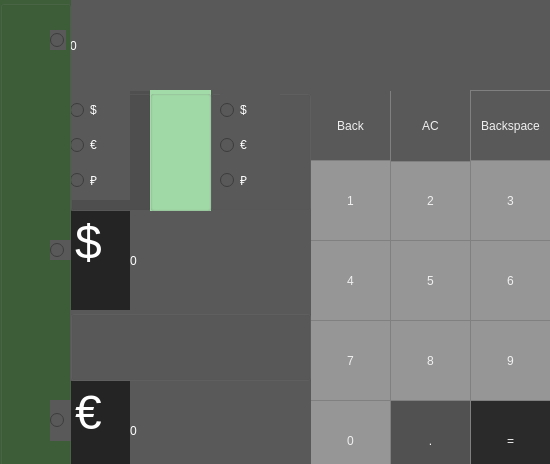
<?xml version="1.0" encoding="UTF-8"?>
<ui version="4.0">
 <class>MainWindow</class>
 <widget class="QMainWindow" name="MainWindow">
  <property name="geometry">
   <rect>
    <x>0</x>
    <y>0</y>
    <width>550</width>
    <height>464</height>
   </rect>
  </property>
  <property name="windowTitle">
   <string>MainWindow</string>
  </property>
  <widget class="QWidget" name="centralwidget">
   <property name="styleSheet">
    <string notr="true">QWidget{
background-color:rgb(89,89,89);
color :rgb(255,255,255)
}
</string>
   </property>
   <widget class="QPushButton" name="pushButton1">
    <property name="geometry">
     <rect>
      <x>310</x>
      <y>160</y>
      <width>81</width>
      <height>81</height>
     </rect>
    </property>
    <property name="styleSheet">
     <string notr="true">QPushButton {
  background-color: rgb(150, 150, 150);
color :rgb(240,240,240);
font: 16pt &quot;MS Shell Dlg 2&quot;;
  border: 1px solid gray;
}
QPushButton:pressed {
    background-color: qlineargradient(x1: 0, y1: 0, x2: 0, y2: 1,
                                      stop: 0 #BEBEBE, stop: 1 #D7D7D7);
}</string>
    </property>
    <property name="text">
     <string>1</string>
    </property>
   </widget>
   <widget class="QPushButton" name="pushButton_2">
    <property name="geometry">
     <rect>
      <x>390</x>
      <y>160</y>
      <width>81</width>
      <height>81</height>
     </rect>
    </property>
    <property name="styleSheet">
     <string notr="true">QPushButton {
  background-color: rgb(150, 150, 150);
color :rgb(240,240,240);
font: 16pt &quot;MS Shell Dlg 2&quot;;
  border: 1px solid gray;
}
QPushButton:pressed {
    background-color: qlineargradient(x1: 0, y1: 0, x2: 0, y2: 1,
                                      stop: 0 #BEBEBE, stop: 1 #D7D7D7);
}</string>
    </property>
    <property name="text">
     <string>2</string>
    </property>
   </widget>
   <widget class="QPushButton" name="pushButton_3">
    <property name="geometry">
     <rect>
      <x>470</x>
      <y>160</y>
      <width>81</width>
      <height>81</height>
     </rect>
    </property>
    <property name="styleSheet">
     <string notr="true">QPushButton {
  background-color: rgb(150,150,150);
color :rgb(240,240,240);
font: 16pt &quot;MS Shell Dlg 2&quot;;
  border: 1px solid gray;
}
QPushButton:pressed {
    background-color: qlineargradient(x1: 0, y1: 0, x2: 0, y2: 1,
                                      stop: 0 #BEBEBE, stop: 1 #D7D7D7);
}</string>
    </property>
    <property name="text">
     <string>3</string>
    </property>
   </widget>
   <widget class="QPushButton" name="pushButton_4">
    <property name="geometry">
     <rect>
      <x>310</x>
      <y>240</y>
      <width>81</width>
      <height>81</height>
     </rect>
    </property>
    <property name="styleSheet">
     <string notr="true">QPushButton {
  background-color: rgb(150,150,150);
color :rgb(240,240,240);
font: 16pt &quot;MS Shell Dlg 2&quot;;
  border: 1px solid gray;
}
QPushButton:pressed {
    background-color: qlineargradient(x1: 0, y1: 0, x2: 0, y2: 1,
                                      stop: 0 #BEBEBE, stop: 1 #D7D7D7);
}</string>
    </property>
    <property name="text">
     <string>4</string>
    </property>
   </widget>
   <widget class="QPushButton" name="pushButton_5">
    <property name="geometry">
     <rect>
      <x>390</x>
      <y>240</y>
      <width>81</width>
      <height>81</height>
     </rect>
    </property>
    <property name="styleSheet">
     <string notr="true">QPushButton {
  background-color: rgb(150,150,150);
color :rgb(240,240,240);
font: 16pt &quot;MS Shell Dlg 2&quot;;
  border: 1px solid gray;
}
QPushButton:pressed {
    background-color: qlineargradient(x1: 0, y1: 0, x2: 0, y2: 1,
                                      stop: 0 #BEBEBE, stop: 1 #D7D7D7);
}</string>
    </property>
    <property name="text">
     <string>5</string>
    </property>
   </widget>
   <widget class="QPushButton" name="pushButton_6">
    <property name="geometry">
     <rect>
      <x>470</x>
      <y>240</y>
      <width>81</width>
      <height>81</height>
     </rect>
    </property>
    <property name="styleSheet">
     <string notr="true">QPushButton {
  background-color: rgb(150,150,150);
color :rgb(240,240,240);
font: 16pt &quot;MS Shell Dlg 2&quot;;
  border: 1px solid gray;
}
QPushButton:pressed {
    background-color: qlineargradient(x1: 0, y1: 0, x2: 0, y2: 1,
                                      stop: 0 #BEBEBE, stop: 1 #D7D7D7);
}</string>
    </property>
    <property name="text">
     <string>6</string>
    </property>
   </widget>
   <widget class="QPushButton" name="pushButton_7">
    <property name="geometry">
     <rect>
      <x>310</x>
      <y>320</y>
      <width>81</width>
      <height>81</height>
     </rect>
    </property>
    <property name="styleSheet">
     <string notr="true">QPushButton {
  background-color: rgb(150,150,150);
color :rgb(240,240,240);
font: 16pt &quot;MS Shell Dlg 2&quot;;
  border: 1px solid gray;
}
QPushButton:pressed {
    background-color: qlineargradient(x1: 0, y1: 0, x2: 0, y2: 1,
                                      stop: 0 #BEBEBE, stop: 1 #D7D7D7);
}</string>
    </property>
    <property name="text">
     <string>7</string>
    </property>
   </widget>
   <widget class="QPushButton" name="pushButton_8">
    <property name="geometry">
     <rect>
      <x>390</x>
      <y>320</y>
      <width>81</width>
      <height>81</height>
     </rect>
    </property>
    <property name="styleSheet">
     <string notr="true">QPushButton {
  background-color: rgb(150,150,150);
color :rgb(240,240,240);
font: 16pt &quot;MS Shell Dlg 2&quot;;
  border: 1px solid gray;
}
QPushButton:pressed {
    background-color: qlineargradient(x1: 0, y1: 0, x2: 0, y2: 1,
                                      stop: 0 #BEBEBE, stop: 1 #D7D7D7);
}</string>
    </property>
    <property name="text">
     <string>8</string>
    </property>
   </widget>
   <widget class="QPushButton" name="pushButton_9">
    <property name="geometry">
     <rect>
      <x>470</x>
      <y>320</y>
      <width>81</width>
      <height>81</height>
     </rect>
    </property>
    <property name="styleSheet">
     <string notr="true">QPushButton {
  background-color: rgb(150,150,150);
color :rgb(240,240,240);
font: 16pt &quot;MS Shell Dlg 2&quot;;
  border: 1px solid gray;
}
QPushButton:pressed {
    background-color: qlineargradient(x1: 0, y1: 0, x2: 0, y2: 1,
                                      stop: 0 #BEBEBE, stop: 1 #D7D7D7);
}</string>
    </property>
    <property name="text">
     <string>9</string>
    </property>
   </widget>
   <widget class="QPushButton" name="pushButton_0">
    <property name="geometry">
     <rect>
      <x>310</x>
      <y>400</y>
      <width>81</width>
      <height>81</height>
     </rect>
    </property>
    <property name="styleSheet">
     <string notr="true">QPushButton {
  background-color: rgb(150, 150, 150);
color :rgb(240,240,240);
font: 16pt &quot;MS Shell Dlg 2&quot;;
  border: 1px solid gray;
}
QPushButton:pressed {
    background-color: qlineargradient(x1: 0, y1: 0, x2: 0, y2: 1,
                                      stop: 0 #BEBEBE, stop: 1 #D7D7D7);
}</string>
    </property>
    <property name="text">
     <string>0</string>
    </property>
   </widget>
   <widget class="QPushButton" name="pushButton_Tochka">
    <property name="geometry">
     <rect>
      <x>390</x>
      <y>400</y>
      <width>81</width>
      <height>81</height>
     </rect>
    </property>
    <property name="styleSheet">
     <string notr="true">QPushButton {
  background-color: rgb(81,81,81);
color :rgb(255,255,255);
font: 16pt &quot;MS Shell Dlg 2&quot;;
  border: 1px solid gray;
}
QPushButton:pressed {
    background-color: qlineargradient(x1: 0, y1: 0, x2: 0, y2: 1,
                                      stop: 0 #BEBEBE, stop: 1 #D7D7D7);
}</string>
    </property>
    <property name="text">
     <string>.</string>
    </property>
   </widget>
   <widget class="QPushButton" name="pushButton_ravno">
    <property name="geometry">
     <rect>
      <x>470</x>
      <y>400</y>
      <width>81</width>
      <height>81</height>
     </rect>
    </property>
    <property name="styleSheet">
     <string notr="true">QPushButton {
  background-color: rgb(42,42,42);
color :rgb(240,240,240);
font: 16pt &quot;MS Shell Dlg 2&quot;;
  border: 1px solid gray;
}
QPushButton:pressed {
    background-color: qlineargradient(x1: 0, y1: 0, x2: 0, y2: 1,
                                      stop: 0 #BEBEBE, stop: 1 #D7D7D7);
}</string>
    </property>
    <property name="text">
     <string>=</string>
    </property>
   </widget>
   <widget class="QPushButton" name="pushButton_back">
    <property name="geometry">
     <rect>
      <x>310</x>
      <y>90</y>
      <width>81</width>
      <height>71</height>
     </rect>
    </property>
    <property name="styleSheet">
     <string notr="true">QPushButton {
  background-color: rgb(144,144,144
);
color :rgb(240,240,240);
font: 10pt &quot;MS Shell Dlg 2&quot;;
  border: 1px solid gray;
}
QPushButton:pressed {
    background-color: qlineargradient(x1: 0, y1: 0, x2: 0, y2: 1,
                                      stop: 0 #BEBEBE, stop: 1 #D7D7D7);
}</string>
    </property>
    <property name="text">
     <string>Back</string>
    </property>
   </widget>
   <widget class="QPushButton" name="pushButton_secret">
    <property name="geometry">
     <rect>
      <x>550</x>
      <y>0</y>
      <width>121</width>
      <height>91</height>
     </rect>
    </property>
    <property name="styleSheet">
     <string notr="true">QPushButton {
  background-color: rgb(42,42,42);

}</string>
    </property>
    <property name="text">
     <string>secret (1985-2010)</string>
    </property>
   </widget>
   <widget class="QTextEdit" name="textEdit">
    <property name="geometry">
     <rect>
      <x>70</x>
      <y>210</y>
      <width>61</width>
      <height>101</height>
     </rect>
    </property>
    <property name="styleSheet">
     <string notr="true">QTextEdit{
	font: 20pt &quot;MS Shell Dlg 2&quot;;
 background-color: rgb(36,36,36);

}</string>
    </property>
    <property name="readOnly">
     <bool>true</bool>
    </property>
    <property name="html">
     <string>&lt;!DOCTYPE HTML PUBLIC &quot;-//W3C//DTD HTML 4.0//EN&quot; &quot;http://www.w3.org/TR/REC-html40/strict.dtd&quot;&gt;
&lt;html&gt;&lt;head&gt;&lt;meta name=&quot;qrichtext&quot; content=&quot;1&quot; /&gt;&lt;style type=&quot;text/css&quot;&gt;
p, li { white-space: pre-wrap; }
&lt;/style&gt;&lt;/head&gt;&lt;body style=&quot; font-family:'MS Shell Dlg 2'; font-size:20pt; font-weight:400; font-style:normal;&quot;&gt;
&lt;p style=&quot; margin-top:0px; margin-bottom:0px; margin-left:0px; margin-right:0px; -qt-block-indent:0; text-indent:0px;&quot;&gt;&lt;span style=&quot; font-size:36pt;&quot;&gt;$&lt;/span&gt;&lt;/p&gt;&lt;/body&gt;&lt;/html&gt;</string>
    </property>
   </widget>
   <widget class="QTextEdit" name="textEdit_2">
    <property name="geometry">
     <rect>
      <x>70</x>
      <y>380</y>
      <width>61</width>
      <height>101</height>
     </rect>
    </property>
    <property name="styleSheet">
     <string notr="true">QTextEdit {color :rgb(255,255,255);
 background-color: rgb(36,36,36);
}</string>
    </property>
    <property name="readOnly">
     <bool>true</bool>
    </property>
    <property name="html">
     <string>&lt;!DOCTYPE HTML PUBLIC &quot;-//W3C//DTD HTML 4.0//EN&quot; &quot;http://www.w3.org/TR/REC-html40/strict.dtd&quot;&gt;
&lt;html&gt;&lt;head&gt;&lt;meta name=&quot;qrichtext&quot; content=&quot;1&quot; /&gt;&lt;style type=&quot;text/css&quot;&gt;
p, li { white-space: pre-wrap; }
&lt;/style&gt;&lt;/head&gt;&lt;body style=&quot; font-family:'MS Shell Dlg 2'; font-size:7.8pt; font-weight:400; font-style:normal;&quot;&gt;
&lt;p style=&quot; margin-top:0px; margin-bottom:0px; margin-left:0px; margin-right:0px; -qt-block-indent:0; text-indent:0px;&quot;&gt;&lt;span style=&quot; font-size:36pt;&quot;&gt;€&lt;/span&gt;&lt;/p&gt;&lt;/body&gt;&lt;/html&gt;</string>
    </property>
   </widget>
   <widget class="QGroupBox" name="groupBoxViv">
    <property name="geometry">
     <rect>
      <x>210</x>
      <y>90</y>
      <width>101</width>
      <height>121</height>
     </rect>
    </property>
    <property name="title">
     <string/>
    </property>
    <widget class="QRadioButton" name="radioButton_Rub">
     <property name="geometry">
      <rect>
       <x>10</x>
       <y>70</y>
       <width>60</width>
       <height>40</height>
      </rect>
     </property>
     <property name="styleSheet">
      <string notr="true">QRadioButton{
 background-color: rgb(79;79;79);
font: 16pt &quot;MS Shell Dlg 2&quot;;
}</string>
     </property>
     <property name="text">
      <string>₽</string>
     </property>
    </widget>
    <widget class="QRadioButton" name="radioButtonDollar">
     <property name="geometry">
      <rect>
       <x>10</x>
       <y>0</y>
       <width>60</width>
       <height>40</height>
      </rect>
     </property>
     <property name="styleSheet">
      <string notr="true">QRadioButton{
font: 16pt &quot;MS Shell Dlg 2&quot;;
 background-color: rgb(79;79;79);
}</string>
     </property>
     <property name="text">
      <string>$</string>
     </property>
    </widget>
    <widget class="QRadioButton" name="radioButton_Evro">
     <property name="geometry">
      <rect>
       <x>10</x>
       <y>35</y>
       <width>60</width>
       <height>40</height>
      </rect>
     </property>
     <property name="styleSheet">
      <string notr="true">QRadioButton{
 background-color: rgb(79;79;79);
font: 16pt &quot;MS Shell Dlg 2&quot;;
}</string>
     </property>
     <property name="text">
      <string>€</string>
     </property>
    </widget>
   </widget>
   <widget class="QGroupBox" name="groupBox_VVOD">
    <property name="geometry">
     <rect>
      <x>70</x>
      <y>90</y>
      <width>81</width>
      <height>121</height>
     </rect>
    </property>
    <property name="styleSheet">
     <string notr="true">QGroupBox{ 
background-color: rgb(79,79,79);}</string>
    </property>
    <property name="title">
     <string/>
    </property>
    <widget class="QRadioButton" name="radioButton_10Rub">
     <property name="geometry">
      <rect>
       <x>0</x>
       <y>70</y>
       <width>60</width>
       <height>40</height>
      </rect>
     </property>
     <property name="styleSheet">
      <string notr="true">QRadioButton{
	font: 16pt &quot;MS Shell Dlg 2&quot;;
 background-color: rgb(79;79;79);
}</string>
     </property>
     <property name="text">
      <string>₽</string>
     </property>
    </widget>
    <widget class="QRadioButton" name="radioButton_dollar">
     <property name="geometry">
      <rect>
       <x>0</x>
       <y>0</y>
       <width>60</width>
       <height>40</height>
      </rect>
     </property>
     <property name="styleSheet">
      <string notr="true">QRadioButton{
	font: 16pt &quot;MS Shell Dlg 2&quot;;
 background-color: rgb(79;79;79);
}</string>
     </property>
     <property name="text">
      <string>$</string>
     </property>
    </widget>
    <widget class="QRadioButton" name="radioButton_12Evro">
     <property name="geometry">
      <rect>
       <x>0</x>
       <y>35</y>
       <width>60</width>
       <height>40</height>
      </rect>
     </property>
     <property name="styleSheet">
      <string notr="true">QRadioButton{
	font: 16pt &quot;MS Shell Dlg 2&quot;;
 background-color: rgb(79;79;79);
}</string>
     </property>
     <property name="text">
      <string>€</string>
     </property>
    </widget>
   </widget>
   <widget class="QPushButton" name="pushButton_AC">
    <property name="geometry">
     <rect>
      <x>390</x>
      <y>90</y>
      <width>81</width>
      <height>72</height>
     </rect>
    </property>
    <property name="styleSheet">
     <string notr="true">QPushButton {
  background-color: rgb(89,89,89
);
color :rgb(240,240,240);
font: 10pt &quot;MS Shell Dlg 2&quot;;
  border: 1px solid gray;
}
QPushButton:pressed {
    background-color: qlineargradient(x1: 0, y1: 0, x2: 0, y2: 1,
                                      stop: 0 #BEBEBE, stop: 1 #D7D7D7);
}</string>
    </property>
    <property name="text">
     <string>AC</string>
    </property>
   </widget>
   <widget class="QLabel" name="result_show">
    <property name="geometry">
     <rect>
      <x>70</x>
      <y>0</y>
      <width>481</width>
      <height>91</height>
     </rect>
    </property>
    <property name="styleSheet">
     <string notr="true">QLabel {
  qproperty-alignment: 'AlignVCenter | AlignRight';
 background-color: rgb(109, 165, 116);
color :rgb(240,240,240);
font: 16pt &quot;MS Shell Dlg 2&quot;;
  border: 1px solid gray;
}

background-color : white;</string>
    </property>
    <property name="text">
     <string>0</string>
    </property>
   </widget>
   <widget class="QGroupBox" name="groupBox">
    <property name="geometry">
     <rect>
      <x>0</x>
      <y>0</y>
      <width>71</width>
      <height>481</height>
     </rect>
    </property>
    <property name="styleSheet">
     <string notr="true">QGroupBox{

 background-color: rgb(62,94,57);

}</string>
    </property>
    <property name="title">
     <string/>
    </property>
    <widget class="QRadioButton" name="radioButtonDol">
     <property name="geometry">
      <rect>
       <x>50</x>
       <y>240</y>
       <width>21</width>
       <height>20</height>
      </rect>
     </property>
     <property name="styleSheet">
      <string notr="true">QRadioButton{
	
 background-color: rgb(79;79;79);
}</string>
     </property>
     <property name="text">
      <string/>
     </property>
    </widget>
    <widget class="QRadioButton" name="radioButton_Euro">
     <property name="geometry">
      <rect>
       <x>50</x>
       <y>400</y>
       <width>21</width>
       <height>41</height>
      </rect>
     </property>
     <property name="styleSheet">
      <string notr="true">QRadioButton{
	
 background-color: rgb(79;79;79);
}</string>
     </property>
     <property name="text">
      <string/>
     </property>
    </widget>
    <widget class="QRadioButton" name="radioButton_Osnov">
     <property name="geometry">
      <rect>
       <x>50</x>
       <y>30</y>
       <width>16</width>
       <height>20</height>
      </rect>
     </property>
     <property name="styleSheet">
      <string notr="true">QRadioButton{
	
 background-color: rgb(79;79;79);
}</string>
     </property>
     <property name="text">
      <string/>
     </property>
    </widget>
   </widget>
   <widget class="QLabel" name="labelDol">
    <property name="geometry">
     <rect>
      <x>130</x>
      <y>210</y>
      <width>181</width>
      <height>101</height>
     </rect>
    </property>
    <property name="styleSheet">
     <string notr="true">QLabel {
	font: 16pt &quot;MS Shell Dlg 2&quot;;
  qproperty-alignment: 'AlignVCenter | AlignRight';
 background-color: rgb(109, 165, 116);
color :rgb(240,240,240);
  border: 1px solid gray;
}

background-color : white;</string>
    </property>
    <property name="text">
     <string>0</string>
    </property>
   </widget>
   <widget class="QLabel" name="label_Euro">
    <property name="geometry">
     <rect>
      <x>130</x>
      <y>380</y>
      <width>181</width>
      <height>101</height>
     </rect>
    </property>
    <property name="styleSheet">
     <string notr="true">QLabel {
  qproperty-alignment: 'AlignVCenter | AlignRight';
 background-color: rgb(109, 165, 116);
color :rgb(240,240,240);
font: 16pt &quot;MS Shell Dlg 2&quot;;
  border: 1px solid gray;
}

background-color : white;</string>
    </property>
    <property name="text">
     <string>0</string>
    </property>
   </widget>
   <widget class="QGroupBox" name="groupBox_2">
    <property name="geometry">
     <rect>
      <x>70</x>
      <y>310</y>
      <width>241</width>
      <height>71</height>
     </rect>
    </property>
    <property name="title">
     <string/>
    </property>
   </widget>
   <widget class="QGroupBox" name="groupBox_3">
    <property name="geometry">
     <rect>
      <x>150</x>
      <y>90</y>
      <width>61</width>
      <height>121</height>
     </rect>
    </property>
    <property name="styleSheet">
     <string notr="true">QGroupBox{
	
 background-color: rgb(162,219,168);
}</string>
    </property>
    <property name="title">
     <string/>
    </property>
   </widget>
   <widget class="QPushButton" name="pushButton">
    <property name="geometry">
     <rect>
      <x>470</x>
      <y>90</y>
      <width>81</width>
      <height>71</height>
     </rect>
    </property>
    <property name="styleSheet">
     <string notr="true">QPushButton {
  background-color: rgb(89,89,89
);
color :rgb(240,240,240);
font: 10pt &quot;MS Shell Dlg 2&quot;;
  border: 1px solid gray;
}
QPushButton:pressed {
    background-color: qlineargradient(x1: 0, y1: 0, x2: 0, y2: 1,
                                      stop: 0 #BEBEBE, stop: 1 #D7D7D7);
}</string>
    </property>
    <property name="text">
     <string>Backspace</string>
    </property>
   </widget>
  </widget>
 </widget>
 <resources/>
 <connections/>
</ui>
